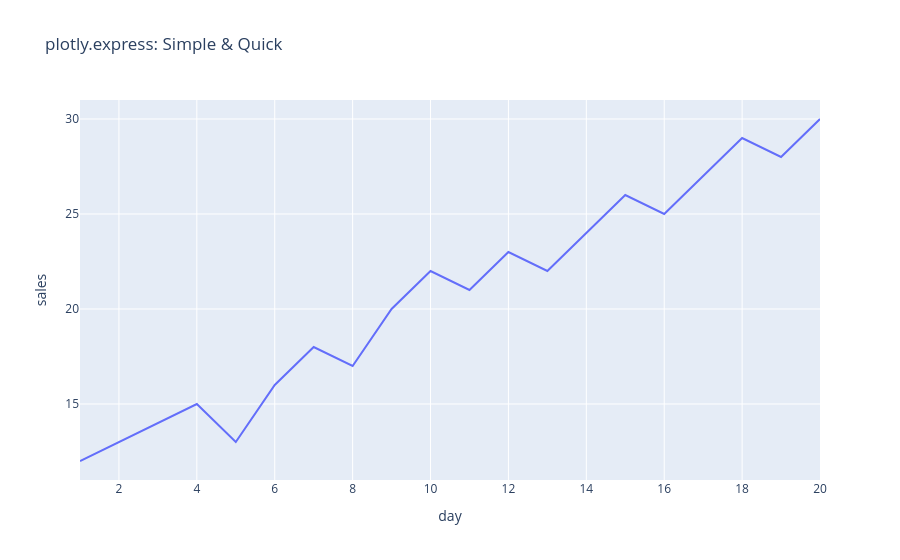
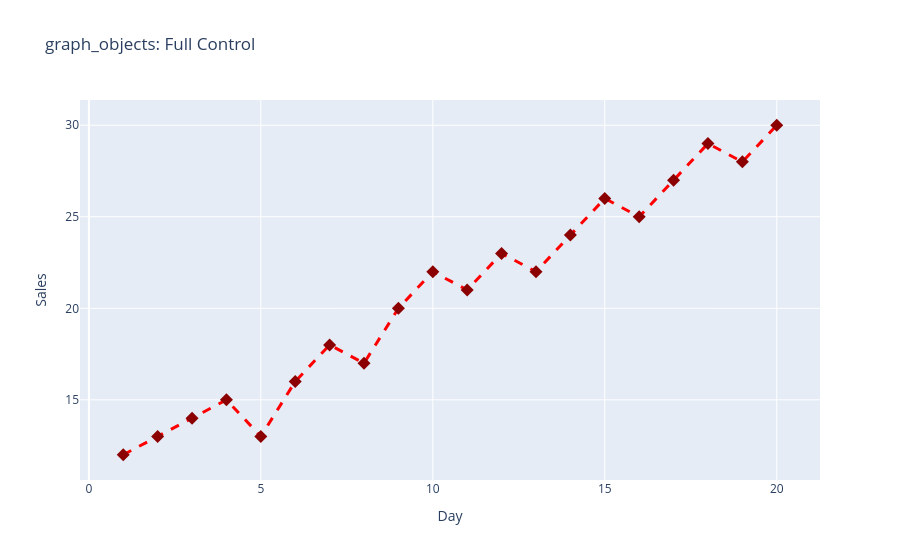

The cell these charts' notebook holds for them, in order:
### Code cell
# Method 1: plotly.express — fast and easy (one line!)
fig1 = px.line(df, x="day", y="sales", title="plotly.express: Simple & Quick")
fig1.show()

# Method 2: graph_objects — more control (more code, but full customization)
fig2 = go.Figure()
fig2.add_trace(go.Scatter(
    x=df["day"], 
    y=df["sales"], 
    mode="lines+markers",
    line=dict(color="red", width=3, dash="dash"),
    marker=dict(size=10, symbol="diamond", color="darkred")
))
fig2.update_layout(
    title="graph_objects: Full Control",
    xaxis_title="Day",
    yaxis_title="Sales"
)
fig2.show()

### Figure 1 — Plotly figure (JSON) as saved in the notebook; plotly's stock layout.template omitted (floating-point values rounded to 4 significant figures)
{"data": [{"hovertemplate": "day=%{x}<br>sales=%{y}<extra></extra>", "legendgroup": "", "line": {"color": "#636efa", "dash": "solid"}, "marker": {"symbol": "circle"}, "mode": "lines", "name": "", "orientation": "v", "showlegend": false, "type": "scatter", "x": [1, 2, 3, 4, 5, 6, 7, 8, 9, 10, 11, 12, 13, 14, 15, 16, 17, 18, 19, 20], "xaxis": "x", "y": [12, 13, 14, 15, 13, 16, 18, 17, 20, 22, 21, 23, 22, 24, 26, 25, 27, 29, 28, 30], "yaxis": "y"}], "layout": {"legend": {"tracegroupgap": 0}, "title": {"text": "plotly.express: Simple & Quick"}, "xaxis": {"anchor": "y", "domain": [0, 1], "title": {"text": "day"}}, "yaxis": {"anchor": "x", "domain": [0, 1], "title": {"text": "sales"}}}}

### Figure 2 — Plotly figure (JSON) as saved in the notebook; plotly's stock layout.template omitted (floating-point values rounded to 4 significant figures)
{"data": [{"line": {"color": "red", "dash": "dash", "width": 3}, "marker": {"color": "darkred", "size": 10, "symbol": "diamond"}, "mode": "lines+markers", "type": "scatter", "x": [1, 2, 3, 4, 5, 6, 7, 8, 9, 10, 11, 12, 13, 14, 15, 16, 17, 18, 19, 20], "y": [12, 13, 14, 15, 13, 16, 18, 17, 20, 22, 21, 23, 22, 24, 26, 25, 27, 29, 28, 30]}], "layout": {"title": {"text": "graph_objects: Full Control"}, "xaxis": {"title": {"text": "Day"}}, "yaxis": {"title": {"text": "Sales"}}}}
